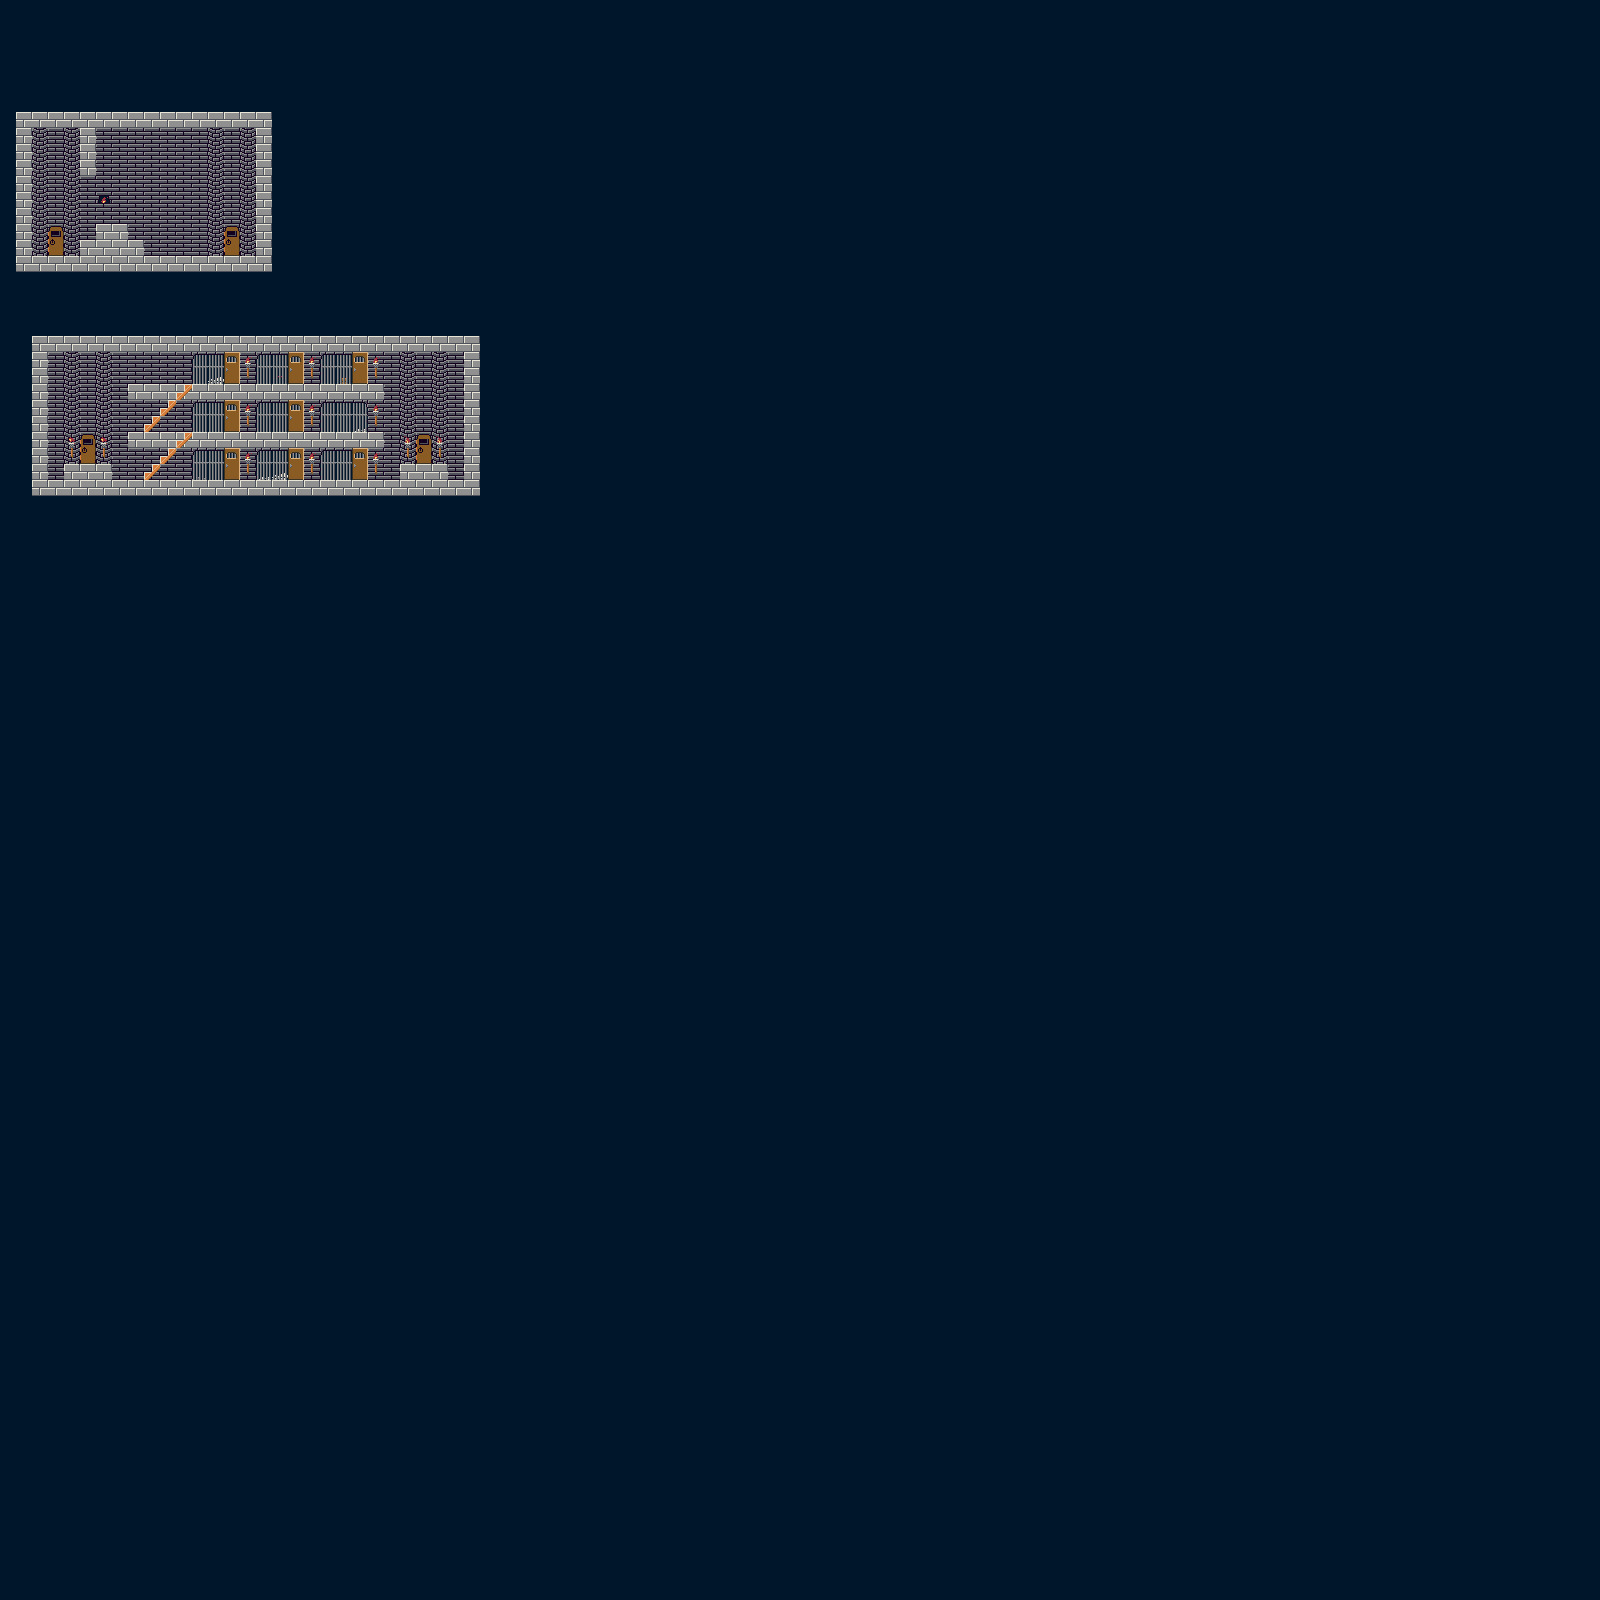

The image is a tile-based game level rendered from a .tmx file. Its description and source (layers, tilesets, objects; grid data summarised) follow:
An orthogonal 100x100 tile map with 16x16 px tiles, 5 tile layers (under0, under1, under2, under3, ...), 2 hidden layers not drawn and 21 objects (14x wall, 6x stair, hero).

<map version="1.0" tiledversion="1.0.3" orientation="orthogonal" renderorder="right-down" width="100" height="100" tilewidth="16" tileheight="16" nextobjectid="69">
 <tileset firstgid="1" source="../tileset/dungeon_tileset.tsx" />
 <objectgroup name="hero">
  <object id="42" name="hero" type="hero" x="112" y="448" width="16" height="16" />
 </objectgroup>
 <layer name="under0" width="100" height="100">
  <data>[10000 cells, 10000 non-empty, 4 distinct tile ids]</data>
 </layer>
 <layer name="under1" width="100" height="100">
  <data>[10000 cells, 39 non-empty, 8 distinct tile ids]</data>
 </layer>
 <layer name="under2" width="100" height="100">
  <data>[10000 cells, 76 non-empty, 8 distinct tile ids]</data>
 </layer>
 <layer name="under3" width="100" height="100">
  <data>[10000 cells, 58 non-empty, 10 distinct tile ids]</data>
 </layer>
 <layer name="sprites" width="100" height="100">
  <data>[10000 cells, 1 non-empty, 1 distinct tile ids]</data>
 </layer>
 <layer name="midheight" width="100" height="100" visible="0">
  <data>[10000 cells, 0 non-empty, 0 distinct tile ids]</data>
 </layer>
 <layer name="over0" width="100" height="100" visible="0">
  <data>[10000 cells, 0 non-empty, 0 distinct tile ids]</data>
 </layer>
 <objectgroup name="walls">
  <object id="2" name="first_room" type="wall" x="16" y="112" width="16" height="160" />
  <object id="12" name="first_room" type="wall" x="80" y="128" width="16" height="48" />
  <object id="14" name="first_room" type="wall" x="32" y="256" width="240" height="16" />
  <object id="17" name="first_room" type="wall" x="80" y="239.742" width="64.1337" height="16.5157" />
  <object id="18" name="first_room" type="wall" x="96" y="224" width="32" height="16" />
  <object id="20" name="first_room" type="wall" x="32" y="112" width="240" height="16" />
  <object id="46" name="second_room" type="wall" x="32" y="336" width="16" height="160" />
  <object id="48" name="second_room" type="wall" x="48" y="352" width="432" />
  <object id="50" name="second_room" type="wall" x="48" y="480" width="432" height="16" />
  <object id="51" name="second_room" type="wall" x="64" y="464" width="48" height="16" />
  <object id="52" name="second_room" type="wall" x="128" y="432" width="256" height="16" />
  <object id="53" name="second_room" type="wall" x="128" y="384" width="256" height="16" />
  <object id="54" name="second_room" type="wall" x="400" y="464" width="48" height="16" />
  <object id="57" name="second_room" type="wall" x="464" y="352" width="16" height="128" />
 </objectgroup>
 <objectgroup name="stairs">
  <object id="63" name="second_room" type="stair" x="144" y="464" width="16" height="16" />
  <object id="64" name="second_room" type="stair" x="160" y="448" width="16" height="16" />
  <object id="65" name="second_room" type="stair" x="176" y="432" width="16" height="16" />
  <object id="66" name="second_room" type="stair" x="144" y="416" width="16" height="16" />
  <object id="67" name="second_room" type="stair" x="160" y="400" width="16" height="16" />
  <object id="68" name="second_room" type="stair" x="176" y="384" width="16" height="16" />
 </objectgroup>
</map>
